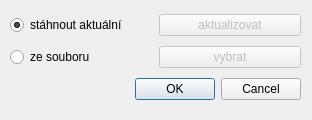
<?xml version="1.0" encoding="UTF-8"?>
<ui version="4.0">
 <class>doprInfoDialogBase</class>
 <widget class="QDialog" name="doprInfoDialogBase">
  <property name="geometry">
   <rect>
    <x>0</x>
    <y>0</y>
    <width>312</width>
    <height>120</height>
   </rect>
  </property>
  <property name="windowTitle">
   <string>Dopravni info</string>
  </property>
  <widget class="QWidget" name="">
   <property name="geometry">
    <rect>
     <x>10</x>
     <y>10</y>
     <width>291</width>
     <height>95</height>
    </rect>
   </property>
   <layout class="QGridLayout" name="gridLayout">
    <item row="0" column="0">
     <widget class="QRadioButton" name="radioButton">
      <property name="enabled">
       <bool>true</bool>
      </property>
      <property name="text">
       <string>stáhnout aktuální</string>
      </property>
      <property name="checked">
       <bool>true</bool>
      </property>
     </widget>
    </item>
    <item row="0" column="1">
     <widget class="QPushButton" name="aktualizovat">
      <property name="enabled">
       <bool>false</bool>
      </property>
      <property name="text">
       <string>aktualizovat</string>
      </property>
     </widget>
    </item>
    <item row="1" column="0">
     <widget class="QRadioButton" name="radioButton_2">
      <property name="text">
       <string>ze souboru</string>
      </property>
     </widget>
    </item>
    <item row="1" column="1">
     <widget class="QPushButton" name="vybrat">
      <property name="enabled">
       <bool>false</bool>
      </property>
      <property name="text">
       <string>vybrat</string>
      </property>
     </widget>
    </item>
    <item row="2" column="0" colspan="2">
     <widget class="QDialogButtonBox" name="button_box">
      <property name="orientation">
       <enum>Qt::Horizontal</enum>
      </property>
      <property name="standardButtons">
       <set>QDialogButtonBox::Cancel|QDialogButtonBox::Ok</set>
      </property>
     </widget>
    </item>
   </layout>
  </widget>
 </widget>
 <resources/>
 <connections>
  <connection>
   <sender>button_box</sender>
   <signal>accepted()</signal>
   <receiver>doprInfoDialogBase</receiver>
   <slot>accept()</slot>
   <hints>
    <hint type="sourcelabel">
     <x>20</x>
     <y>20</y>
    </hint>
    <hint type="destinationlabel">
     <x>20</x>
     <y>20</y>
    </hint>
   </hints>
  </connection>
  <connection>
   <sender>button_box</sender>
   <signal>rejected()</signal>
   <receiver>doprInfoDialogBase</receiver>
   <slot>reject()</slot>
   <hints>
    <hint type="sourcelabel">
     <x>20</x>
     <y>20</y>
    </hint>
    <hint type="destinationlabel">
     <x>20</x>
     <y>20</y>
    </hint>
   </hints>
  </connection>
  <connection>
   <sender>radioButton_2</sender>
   <signal>toggled(bool)</signal>
   <receiver>vybrat</receiver>
   <slot>setEnabled(bool)</slot>
   <hints>
    <hint type="sourcelabel">
     <x>75</x>
     <y>56</y>
    </hint>
    <hint type="destinationlabel">
     <x>322</x>
     <y>57</y>
    </hint>
   </hints>
  </connection>
 </connections>
</ui>
